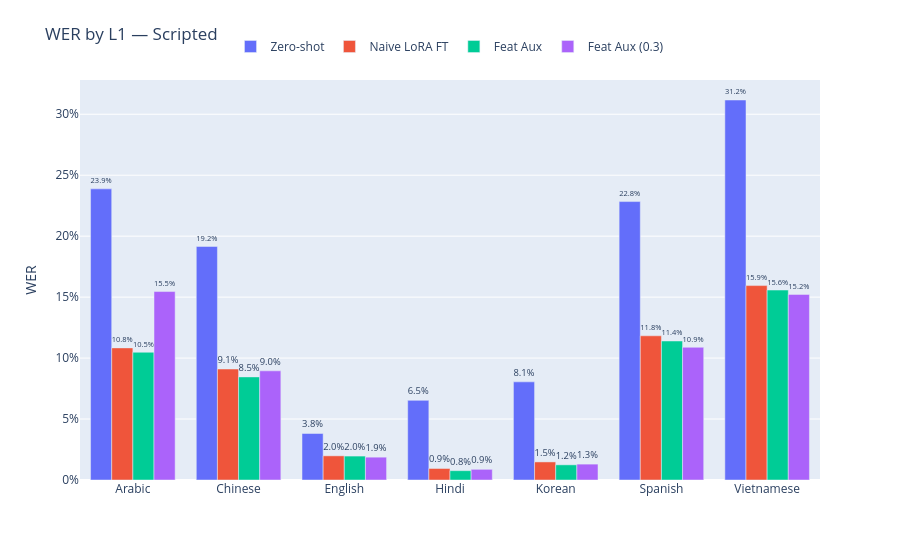
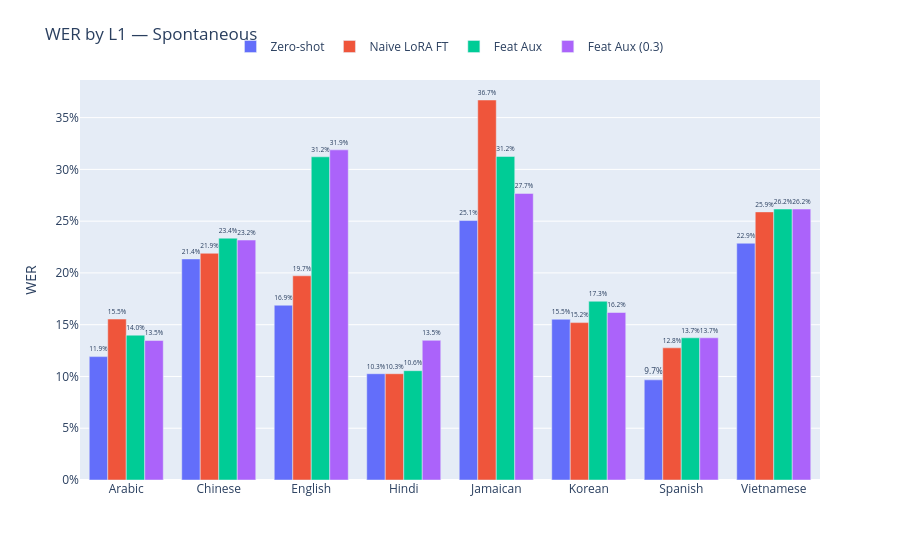

The code cell stored with these charts, in order, in its notebook:
### Markdown cell above
---

 # Part 2 — Per-L1 WER

### Code cell
for split in SPLITS:
    l1_rows = []
    for key, label in MODEL_KEYS.items():
        if not available(key, split):
            continue
        grp = grouped_wer(results[key][split], "l1")
        grp["Model"] = label
        l1_rows.append(grp)
    if not l1_rows:
        continue

    l1_df = pd.concat(l1_rows, ignore_index=True)

    # Delta vs zero-shot baseline (negative = improvement)
    base_label = MODEL_KEYS["no_aux"]
    base_wer   = (
        l1_df[l1_df["Model"] == base_label][["l1", "wer"]]
        .rename(columns={"wer": "wer_base"})
    )
    l1_df = l1_df.merge(base_wer, on="l1", how="left")
    l1_df["wer_delta_pct"] = (
        (l1_df["wer"] - l1_df["wer_base"]) / l1_df["wer_base"] * 100
    )

    l1s = sorted(l1_df["l1"].unique())

    fig = go.Figure()
    for key, label in MODEL_KEYS.items():
        sub = l1_df[l1_df["Model"] == label].set_index("l1")
        fig.add_trace(go.Bar(
            name = label,
            x    = l1s,
            y    = [sub.loc[l, "wer"] if l in sub.index else None for l in l1s],
            text = [f"{sub.loc[l, 'wer']:.1%}" if l in sub.index else "" for l in l1s],
            textposition = "outside",
        ))
    fig.update_layout(
        title   = f"WER by L1 — {split.capitalize()}",
        barmode = "group",
        yaxis   = dict(title="WER", tickformat=".0%"),
        legend  = dict(orientation="h", y=1.12, xanchor="center", x=0.5),
        margin  = dict(t=80),
    )
    fig.show()

    out = Path(RESULTS_DIR) / f"comparison_{split}_by_l1.csv"
    l1_df.to_csv(out, index=False)
    print(f"Saved {out}")
    display(
        l1_df.sort_values(["l1", "Model"])
             .style.format({
                 "wer":           "{:.4f}",
                 "wer_base":      "{:.4f}",
                 "wer_delta_pct": "{:+.1f}%",
                 "per":           lambda v: f"{v:.4f}" if pd.notna(v) else "—",
             })
             .set_caption(f"{split.capitalize()} — Per-L1 WER")
    )

### Figure 1 — Plotly figure (JSON) as saved in the notebook; plotly's stock layout.template omitted (floating-point values rounded to 4 significant figures)
{"data": [{"name": "Zero-shot", "text": ["23.9%", "19.2%", "3.8%", "6.5%", "8.1%", "22.8%", "31.2%"], "textposition": "outside", "type": "bar", "x": ["Arabic", "Chinese", "English", "Hindi", "Korean", "Spanish", "Vietnamese"], "y": [0.2388, 0.1916, 0.03815, 0.06533, 0.08051, 0.2284, 0.3117]}, {"name": "Naive LoRA FT", "text": ["10.8%", "9.1%", "2.0%", "0.9%", "1.5%", "11.8%", "15.9%"], "textposition": "outside", "type": "bar", "x": ["Arabic", "Chinese", "English", "Hindi", "Korean", "Spanish", "Vietnamese"], "y": [0.1084, 0.09105, 0.01983, 0.009446, 0.01483, 0.1183, 0.1595]}, {"name": "Feat Aux", "text": ["10.5%", "8.5%", "2.0%", "0.8%", "1.2%", "11.4%", "15.6%"], "textposition": "outside", "type": "bar", "x": ["Arabic", "Chinese", "English", "Hindi", "Korean", "Spanish", "Vietnamese"], "y": [0.1048, 0.08456, 0.01963, 0.007656, 0.01244, 0.114, 0.1558]}, {"name": "Feat Aux (0.3)", "text": ["15.5%", "9.0%", "1.9%", "0.9%", "1.3%", "10.9%", "15.2%"], "textposition": "outside", "type": "bar", "x": ["Arabic", "Chinese", "English", "Hindi", "Korean", "Spanish", "Vietnamese"], "y": [0.1546, 0.08955, 0.01873, 0.00875, 0.01304, 0.1089, 0.1522]}], "layout": {"barmode": "group", "legend": {"orientation": "h", "x": 0.5, "xanchor": "center", "y": 1.12}, "margin": {"t": 80}, "title": {"text": "WER by L1 — Scripted"}, "yaxis": {"tickformat": ".0%", "title": {"text": "WER"}}}}

### Figure 2 — Plotly figure (JSON) as saved in the notebook; plotly's stock layout.template omitted (floating-point values rounded to 4 significant figures)
{"data": [{"name": "Zero-shot", "text": ["11.9%", "21.4%", "16.9%", "10.3%", "25.1%", "15.5%", "9.7%", "22.9%"], "textposition": "outside", "type": "bar", "x": ["Arabic", "Chinese", "English", "Hindi", "Jamaican", "Korean", "Spanish", "Vietnamese"], "y": [0.1192, 0.2135, 0.1688, 0.1026, 0.2506, 0.1553, 0.09671, 0.2287]}, {"name": "Naive LoRA FT", "text": ["15.5%", "21.9%", "19.7%", "10.3%", "36.7%", "15.2%", "12.8%", "25.9%"], "textposition": "outside", "type": "bar", "x": ["Arabic", "Chinese", "English", "Hindi", "Jamaican", "Korean", "Spanish", "Vietnamese"], "y": [0.1554, 0.219, 0.1972, 0.1026, 0.367, 0.152, 0.1277, 0.259]}, {"name": "Feat Aux", "text": ["14.0%", "23.4%", "31.2%", "10.6%", "31.2%", "17.3%", "13.7%", "26.2%"], "textposition": "outside", "type": "bar", "x": ["Arabic", "Chinese", "English", "Hindi", "Jamaican", "Korean", "Spanish", "Vietnamese"], "y": [0.1399, 0.2336, 0.3122, 0.1056, 0.3125, 0.1726, 0.1373, 0.2617]}, {"name": "Feat Aux (0.3)", "text": ["13.5%", "23.2%", "31.9%", "13.5%", "27.7%", "16.2%", "13.7%", "26.2%"], "textposition": "outside", "type": "bar", "x": ["Arabic", "Chinese", "English", "Hindi", "Jamaican", "Korean", "Spanish", "Vietnamese"], "y": [0.1347, 0.2318, 0.3189, 0.1349, 0.2768, 0.1618, 0.1373, 0.2617]}], "layout": {"barmode": "group", "legend": {"orientation": "h", "x": 0.5, "xanchor": "center", "y": 1.12}, "margin": {"t": 80}, "title": {"text": "WER by L1 — Spontaneous"}, "yaxis": {"tickformat": ".0%", "title": {"text": "WER"}}}}
